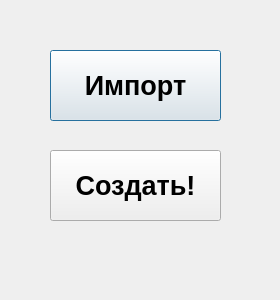
<?xml version="1.0" encoding="UTF-8"?>
<ui version="4.0">
 <class>inmatrix</class>
 <widget class="QDialog" name="inmatrix">
  <property name="geometry">
   <rect>
    <x>0</x>
    <y>0</y>
    <width>280</width>
    <height>300</height>
   </rect>
  </property>
  <property name="minimumSize">
   <size>
    <width>280</width>
    <height>300</height>
   </size>
  </property>
  <property name="maximumSize">
   <size>
    <width>280</width>
    <height>300</height>
   </size>
  </property>
  <property name="windowTitle">
   <string>Добавление матрицы</string>
  </property>
  <widget class="QPushButton" name="pushButton">
   <property name="geometry">
    <rect>
     <x>50</x>
     <y>50</y>
     <width>171</width>
     <height>71</height>
    </rect>
   </property>
   <property name="font">
    <font>
     <pointsize>20</pointsize>
     <bold>true</bold>
    </font>
   </property>
   <property name="text">
    <string>Импорт</string>
   </property>
  </widget>
  <widget class="QPushButton" name="pushButton_2">
   <property name="geometry">
    <rect>
     <x>50</x>
     <y>150</y>
     <width>171</width>
     <height>71</height>
    </rect>
   </property>
   <property name="font">
    <font>
     <pointsize>20</pointsize>
     <bold>true</bold>
    </font>
   </property>
   <property name="text">
    <string>Создать!</string>
   </property>
  </widget>
 </widget>
 <resources/>
 <connections/>
</ui>
